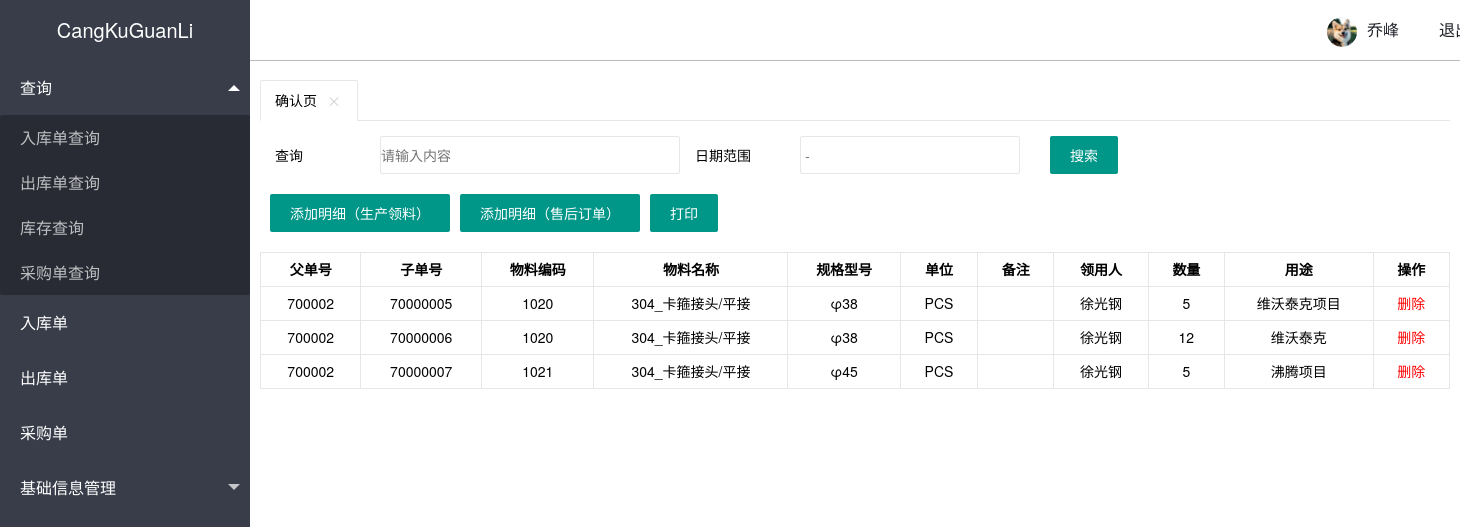
The app's page /admin/qf_ck_chukudan_liebiao.php?chu_id=700002 with its own data.
### tables this page shows
CREATE TABLE IF NOT EXISTS `qf_wuliaoxinxi` (
  `id` int(8) NOT NULL AUTO_INCREMENT,
  `wu_liao_lei_bie` varchar(8) NOT NULL,
  `wu_liao_ming_cheng` varchar(20) NOT NULL,
  `wu_liao_pin_pai` varchar(10) NOT NULL,
  `gui_ge_xing_hao` varchar(30) NOT NULL,
  `dan_wei` varchar(8) NOT NULL DEFAULT 'PCS',
  `cai_zhi` varchar(8) NOT NULL,
  `color` varchar(8) NOT NULL DEFAULT '本色',
  `bei_zhu` varchar(20) NOT NULL,
  `ku_wei` varchar(8) NOT NULL,
  PRIMARY KEY (`id`)
);

CREATE TABLE IF NOT EXISTS `qf_ck_chukudan_liebiao` (
  `ckd_id` int(6) unsigned NOT NULL AUTO_INCREMENT,
  `chu_id` int(11) NOT NULL,
  `wu_liao_bian_ma` int(10) NOT NULL,
  `chuku_shuliang` int(10) unsigned NOT NULL,
  `ling_yong_ren` varchar(10) NOT NULL,
  `yong_tu` varchar(30) NOT NULL,
  PRIMARY KEY (`ckd_id`)
);

### inc/mysql.inc.php (called while the page is built, shortened)
<?php
function execute($link,$query){
    $result=mysqli_query($link,$query);
    return $result;
}
?>

### admin/qf_ck_chukudan_liebiao.php (the view, shortened to what this page needs)
<?php
include_once '../inc/mysql.inc.php';
include '../inc/header.inc.php';
$link=connect();
?>
<form class="layui-form" action="">
  <div class="layui-form-item">
    <label class="layui-form-label">查询</label>
    <div class="layui-input-block-wlxc">
      <input type="text" name="title" lay-verify="title" autocomplete="off" placeholder="请输入内容" class="layui-input">
    </div>
    <div class="layui-inline">
      <label class="layui-form-label">日期范围</label>
      <div class="layui-input-inline-wlxc">
        <input type="text" class="layui-input" id="test6" placeholder=" - ">
      </div>
    </div>
        <button  type="submit" class="layui-btn">搜索</button>
      <br>
  </div>
</form>
<div id="layerDemo">
      <div class="layui-btn-container">
      <button type="submit" id="chukudan_liebiao_add" class="layui-btn">添加明细（生产领料）</button>
      <button type="submit" id="chukudan_liebiao_shdd_add" class="layui-btn">添加明细（售后订单）</button>
      <button type="submit" id="chukudan_liebiao_print" class="layui-btn">打印</button>
      </div>
 </div>
 <table class="layui-G-table">
   <thead>
     <tr>
       <th>父单号</th>
       <th>子单号</th>
       <th>物料编码</th>
       <th>物料名称</th>
       <th>规格型号</th>
       <th>单位</th>
       <th>备注</th>
       <th>领用人</th>
       <th>数量</th>
       <th>用途</th>
       <th>操作</th>
     </tr>
     <?php
     $query="select * from qf_ck_chukudan_liebiao where chu_id={$_GET['chu_id']}";
     $result=execute($link,$query);
     while ($data=mysqli_fetch_assoc($result)){
      $link=connect();
      $query_wlxx="select * from qf_wuliaoxinxi where id={$data['wu_liao_bian_ma']}";
        $result_wlxx=execute($link, $query_wlxx);
        while ($data_wlxx=mysqli_fetch_assoc($result_wlxx)){
$html=<<<A
    <tr>
    <td>{$_GET['chu_id']}</td>
    <td>{$data['ckd_id']}</td>
    <td>{$data['wu_liao_bian_ma']}</td>
    <td>{$data_wlxx['wu_liao_ming_cheng']}</td>
    <td>{$data_wlxx['gui_ge_xing_hao']}</td>
    <td>{$data_wlxx['dan_wei']}</td>
    <td>{$data_wlxx['bei_zhu']}</td>
    <td>{$data['ling_yong_ren']}</td>
    <td>{$data['chuku_shuliang']}</td>
    <td>{$data['yong_tu']}</td>
    <td>
    <a href='qf_ck_chukudan_liebiao_del.php?ckd_id={$data['ckd_id']}'style=color:#f00>删除</td>
    </tr>
A;
        echo $html;
        }}
     ?>
   </thead>
 </table>
<?php include '../inc/footer.inc.php'?>

### records on screen
qf_ck_chukudan_liebiao: ckd_id "70000005", wu_liao_bian_ma "1020", ling_yong_ren "徐光钢", chuku_shuliang "5", yong_tu "维沃泰克项目"
qf_wuliaoxinxi: wu_liao_ming_cheng "304_卡箍接头/平接", gui_ge_xing_hao "φ38", dan_wei "PCS"
qf_ck_chukudan_liebiao: ckd_id "70000006", wu_liao_bian_ma "1020", ling_yong_ren "徐光钢", chuku_shuliang "12", yong_tu "维沃泰克"
qf_ck_chukudan_liebiao: ckd_id "70000007", wu_liao_bian_ma "1021", ling_yong_ren "徐光钢", chuku_shuliang "5", yong_tu "沸腾项目"
qf_wuliaoxinxi: wu_liao_ming_cheng "304_卡箍接头/平接", gui_ge_xing_hao "φ45", dan_wei "PCS"

### other values on screen
$template['title'] "确认页"
